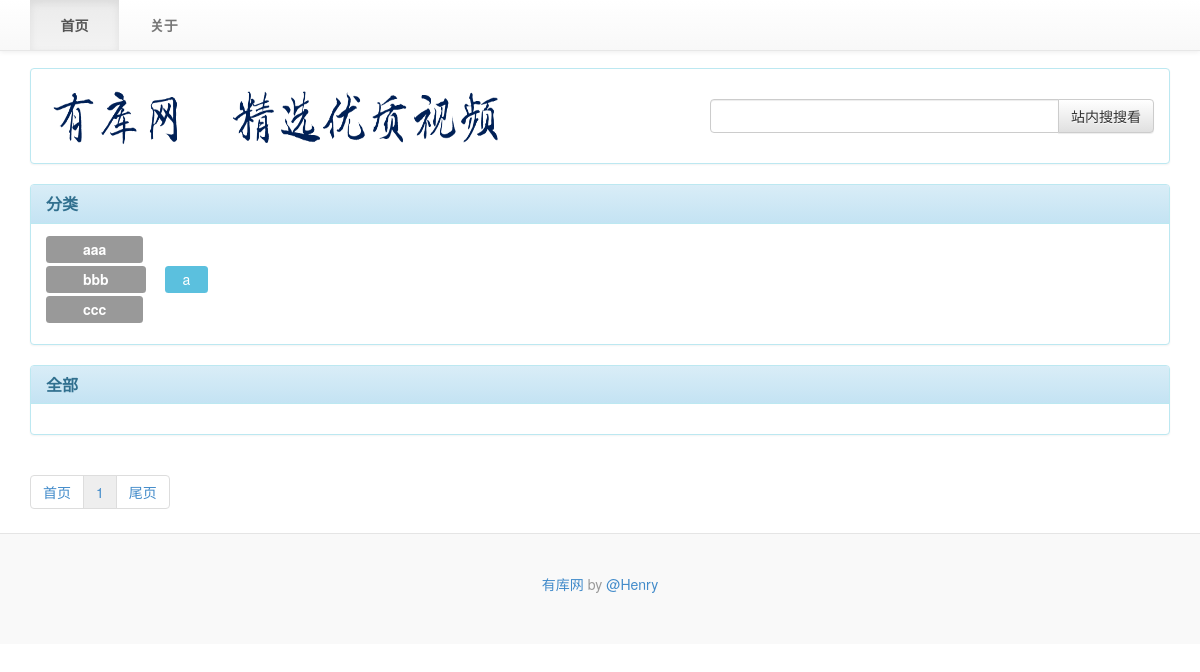
The app's page /tag-1/, older data.
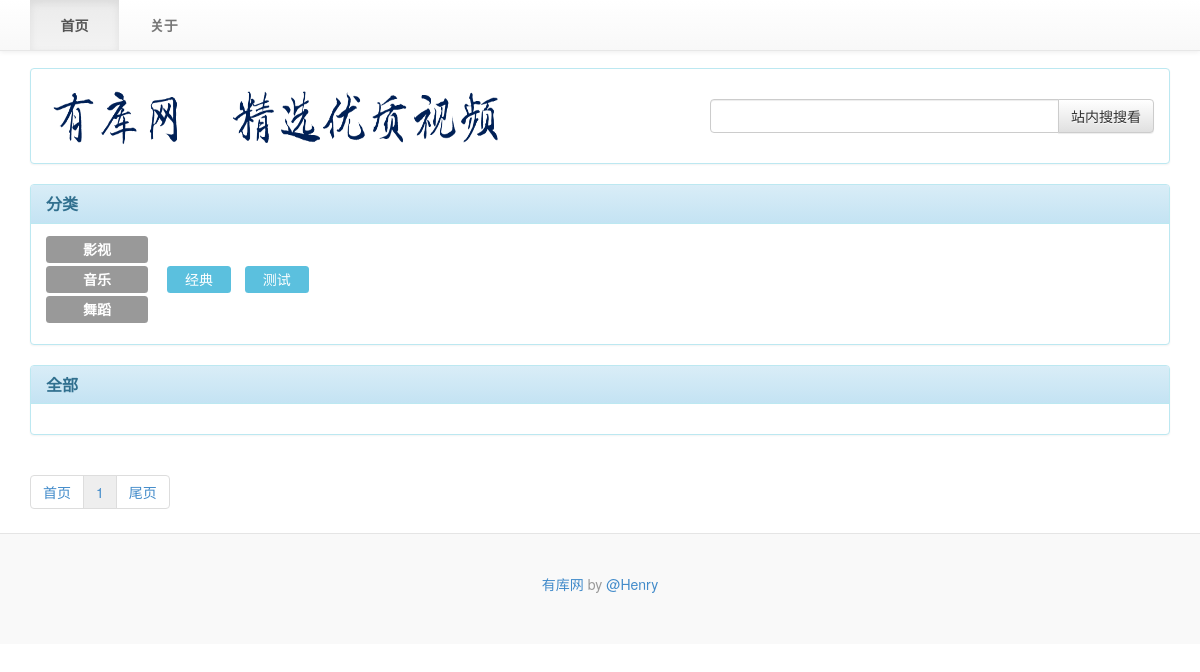
The same page, newer data.
### vedios/models.py (models this page shows, shortened)
class Catalogue(models.Model):
    name        = models.CharField(max_length=100)
    weight      = models.IntegerField(default=0)

class Tag(models.Model):
    catalogue   = models.ForeignKey(Catalogue, null=True, blank=True)
    name        = models.CharField(max_length=100)
    weight      = models.IntegerField(default=0)

### vedios/views.py (the view)
# urls.py: url(r'^tag-(?P<tag_id>\w+)/$',          'vedios.views.index'),
def index(request, tag_id="", catalog_id="", search=""):
    catalogues = Catalogue.objects.order_by('weight')
    tags       = Tag.objects.order_by('weight')
    try:
        search_data = None
        if 'search' in request.POST:
            search_data = request.POST['search']
            vedios = Vedio.objects.filter(title__contains=search_data).order_by('datetime').reverse()
        else:
            if tag_id == "" and catalog_id == "":
                vedios = Vedio.objects.order_by('datetime').reverse()
            else:
                if tag_id != "":
                    vedios = Vedio.objects.filter(tag__id__exact=tag_id).order_by('datetime').reverse()
                if catalog_id != "":
                    vedios = Vedio.objects.filter(tag__catalogue__id__exact=catalog_id).order_by('datetime').reverse()
    except Vedio.DoesNotExist:
        raise Http404
    active_catalogue = None
    try:
        if catalog_id != "":
            active_catalogue = Catalogue.objects.get(id=catalog_id)
    except Catalogue.DoesNotExist:
        raise Http404
    try:
        if tag_id != "":
            active_catalogue = Tag.objects.get(id=tag_id).catalogue
    except Tag.DoesNotExist:
        raise Http404
    active_tag = None
    if tag_id != "":
        active_tag = Tag.objects.get(id=tag_id)
    p = Paginator(vedios, 16)
    page = request.GET.get('page')
    try:
        vedios_this_page = p.page(page)
    except PageNotAnInteger:
        vedios_this_page = p.page(1)
    except EmptyPage:
        vedios_this_page = p.page(p.num_pages)
    context  = {'catalogues'      : catalogues,
                'tags'            : tags,
                'vedios'          : vedios_this_page,
                'activetag'       : active_tag,
                'active_catalogue': active_catalogue,
                'search_data'     : search_data,
                }
    return render(request, 'vedios/index.html', context)

### vedios/templates/vedios/index.html (shortened to what this page needs)
{% extends "vedios/base.html" %}
{% load staticfiles %}
{% block index_list %}
  <div class="panel panel-info">
    <div class="panel-heading"><h3 class="panel-title">{% if active_catalogue %}{{ active_catalogue.name }}{% else %}全部{% endif %}{% if search_data %}&nbsp;&nbsp;&nbsp;搜索：[&nbsp;{{ search_data }}&nbsp;]{% endif %}</h3></div>
    <div class="panel-body">
    </div>
  </div>
  <ul class="pagination">
    <li><a href="?page=1">首页</a></li>
    {% for p in vedios.paginator.page_range %}
    <li><a href="?page={{ p }}" {% if p == vedios.number %} style="background-color: #EEEEEE;" {% endif %}>{{ p }}</a></li>
    {% endfor %}
    <li><a href="?page={{ vedios.paginator.num_pages }}">尾页</a></li>
  </ul>
{% endblock %}

### vedios/templates/vedios/base.html (shortened to what this page needs)
<!DOCTYPE html>
<html lang="en">
{% load staticfiles %}
<head>
    <link rel="stylesheet" href="{% static 'vedios/bootstrap-3.1.1/css/bootstrap.min.css' %}" />
    <link rel="stylesheet" href="{% static 'vedios/bootstrap-3.1.1/css/bootstrap-theme.min.css' %}" />
    <link rel="stylesheet" href="{% static 'vedios/css/main.css' %}" />
</head>
<body>
<div class="container">
  <div class="navbar navbar-default navbar-fixed-top " role="navigation">
    <div class="container">
      <div class="navbar-collapse collapse">
        <ul class="nav navbar-nav">
          {% block nav %}
          <li class="active"><a href="/">&nbsp;&nbsp;&nbsp;&nbsp;首页&nbsp;&nbsp;&nbsp;&nbsp;</a></li>
          <li><a href="/about/">&nbsp;&nbsp;&nbsp;&nbsp;关于&nbsp;&nbsp;&nbsp;&nbsp;</a></li>
          {% endblock %}
        </ul>
      </div>
    </div>
  </div>
  <div class="panel panel-info" style="height: 96px; padding-top: 10px; margin-top: 68px; ">
  <div class="col-lg-7" style="height: 90px;">
    <img src="{% static 'vedios/image/logo.png' %}" width="508" height="72" />
  </div>
  <div class="col-lg-5">
    <br />
    {% block search %}
    <form action="/search/" method="post">
    <div class="input-group">
        <input name="search" type="text" class="form-control" />
        <span class="input-group-btn"><button class="btn btn-default" type="submit">站内搜搜看</button></span>
    </div>
    </form>
    {% endblock %}
  </div>
  </div>
  {% block tags %}
  <div class="panel panel-info">
    <div class="panel-heading">
      <h3 class="panel-title">分类</h3>
    </div>
    <div class="panel-body">
      {% for catalogue in catalogues %}
      <a href="/catalog-{{ catalogue.id }}" class="label label-default">{{ catalogue.name }}</a>
      {% for tag in tags %}
      {% if tag.catalogue == catalogue %}
        <a href="/tag-{{ tag.id }}/" class="label {% if activetag.id == tag.id %} label-primary {% else %} label-info {% endif %} label-tag">{{ tag.name }}</a>
      {% endif %}
      {% endfor %}
      {% endfor %}
    </div>
  </div>
  {% endblock %}
  {% block index_list %}{% endblock %}
</div>
<div class="blog-footer">
  <p> <a href="http://haveku.com">有库网</a> by <a href="http://sleepycat.org/">@Henry</a></p>
</div>
</body>
</html>

Row changes from the older to the newer data that the page shows:
changed Catalogue (number 1 of 3 on the later page): name "aaa" → "影视"
changed Catalogue (number 2 of 3 on the later page): name "bbb" → "音乐"
changed Tag (number 1 of 2 on the later page): name "a" → "经典"
added Tag: name "测试", shown under Catalogue (number 2 of 3 on the later page)
changed Catalogue (number 3 of 3 on the later page): name "ccc" → "舞蹈"
